Frame 1 (no input): blank canvas, image omitted
Frame 60 (the mouse pressed at the canvas centre just before this capture): blank canvas, image omitted
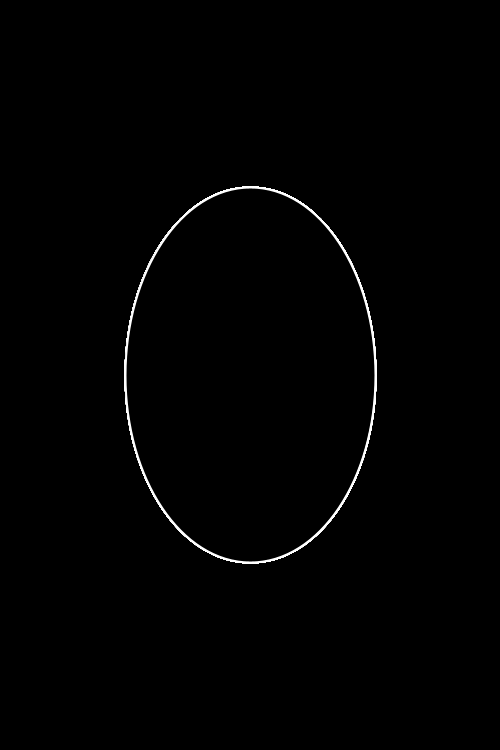
Frame 120 (the mouse held since frame 60 and released just before this capture)

The Processing sketch whose frames 1 and 60 were blank and that drew this single picture after the mouse press (run headless with seeded random() and noise(); from frame 60 on, the mouse is pressed at the canvas centre):

// Processing sketch: sketch_9
// ── sketch_9.pde
//Fundamentals of our first Sketch
//Interaction 
//

void setup(){
  size(500, 750);  
  
  background(0);
}

void draw(){
  fill(0);
  stroke(255);
  strokeWeight(2);
  ellipse(width/2, height/2, mouseX,mouseY);
  
  //now add other shapes you have learned and use the variables mouseX, mouseY to create a interatctive shape
  
 
}


//save image on sketchfolder if you press capital S
import java.util.Date;
void keyPressed() { 
  if(key == ' '){
     background(0); 
  }
  if (key == 'S') {// type to  save an image of your canvas
    println("Saving PNG...");
    Date d = new Date(); 
    String fileName = "output-"+ d.getTime() + ".png";
    save(fileName);
    exit();
  }
} 
